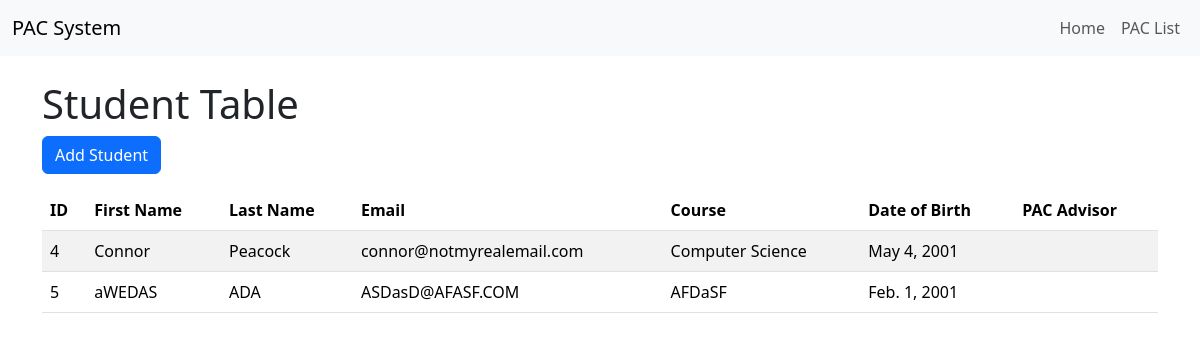
Before: / with the older database file.
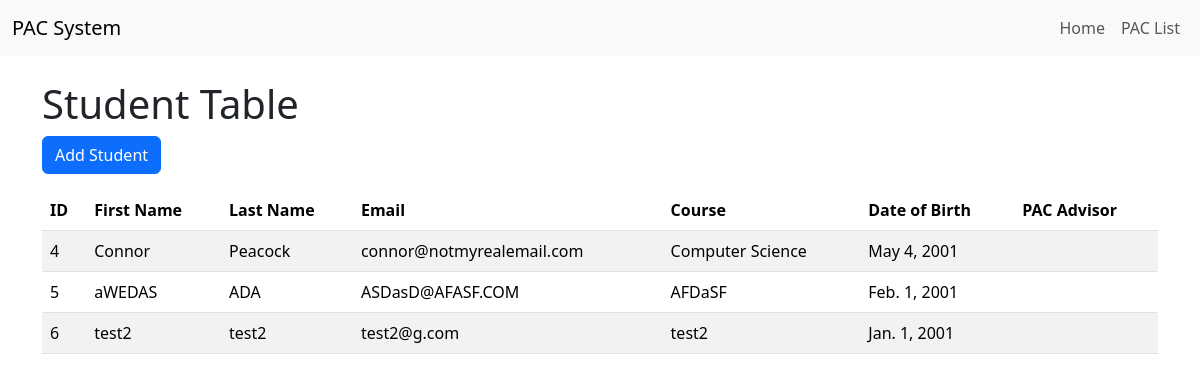
After: the same page with the newer database file.
### pacsystem/models.py (models this page shows, shortened)
class StudentTable(models.Model):
    StudentID = models.AutoField(primary_key=True)
    PacID = models.ForeignKey(PacTable, on_delete=models.CASCADE, null=True, blank=True)
    FirstName = models.CharField(max_length=64, null=False)
    LastName = models.CharField(max_length=64, null=False)
    Email = models.EmailField(max_length=255, null=False)
    Course = models.CharField(max_length=64, null=False)
    DOB = models.DateField(null=False)

### pacsystem/views.py (the view)
# urls.py: path('', views.home_view, name='home'),
def home_view(request):
    students = StudentTable.objects.all()
    context = {'students': students}
    return render(request, 'studentpac/home.html', context)

### pacsystem/templates/studentpac/home.html (shortened to what this page needs)
{% extends 'studentpac/base.html' %}
{% block content %}
<h1>Student Table</h1>
<a href="{% url 'add_student' %}" class="btn btn-primary mb-3">Add Student</a>
<table class="table table-striped">
    <thead>
    <tr>
        <th>ID</th>
        <th>First Name</th>
        <th>Last Name</th>
        <th>Email</th>
        <th>Course</th>
        <th>Date of Birth</th>
        <th>PAC Advisor</th>
    </tr>
    </thead>
    <tbody>
    {% for student in students %}
    <tr>
        <td>{{ student.StudentID }}</td>
        <td>{{ student.FirstName }}</td>
        <td>{{ student.LastName }}</td>
        <td>{{ student.Email }}</td>
        <td>{{ student.Course }}</td>
        <td>{{ student.DOB }}</td>
        <td>{{ student.PacID.FirstName }} {{ student.PacID.LastName }}</td>
    </tr>
    {% endfor %}
    </tbody>
</table>
{% endblock %}

### pacsystem/templates/studentpac/base.html (shortened to what this page needs)
<!DOCTYPE html>
<html lang="en">
<head>
    <link href="https://cdn.jsdelivr.net/npm/bootstrap@5.3.8/dist/css/bootstrap.min.css" rel="stylesheet">
</head>
<body>
    <nav class="navbar navbar-expand-lg navbar-light bg-light">
        <div class="container-fluid">
            <a class="navbar-brand" href="{% url 'home' %}">PAC System</a>
            <div class="navbar-nav">
                <a class="nav-link" href="{% url 'home' %}">Home</a>
                <a class="nav-link" href="{% url 'pac_view' %}">PAC List</a>
            </div>
        </div>
    </nav>
    <div class="container py-4">
        {% block content %}{% endblock %}
    </div>
</body>
</html>

Changed rows visible on the page:
added StudentTable: StudentID "6", FirstName "test2", LastName "test2", Email "test2@g.com", Course "test2", DOB "Jan. 1, 2001"
